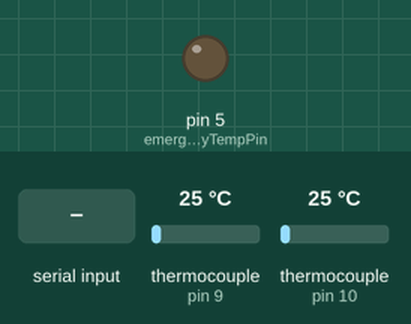
The sketch below on a simulated Arduino Uno, built with avr-gcc and run on an emulated ATmega328P. On the bench: output pins drawn as LEDs (lit = HIGH). The test bench sets the inputs (shaded band); at power-on: thermocouple (sensors on pin 9, pin 10) 25 °C. What the sketch prints to the serial monitor is not drawn.

Above: at 1.3 s.
1.4 s: "0\n" received over Serial
At 2.0 s:
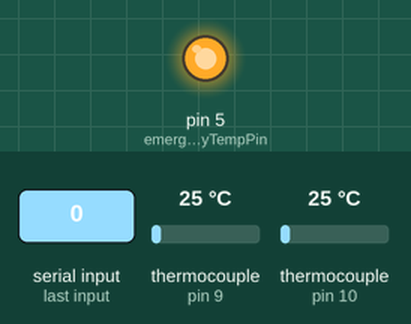
Timing chart, 0 to 4.4 s (numbered marks = the images above; inputs shaded):
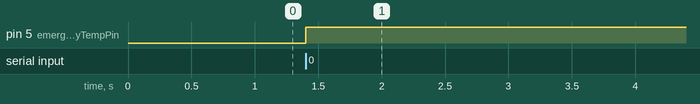

Measured:
- after the input at 1.4 s, pin 5 (emergencyTempPin): LOW → HIGH at once

The sketch:

arduinoThermocouple.ino
```cpp
#include <SPI.h>
#include "Adafruit_MAX31855.h"
#include "Arduino.h"
#define emergencyTempPin 5

int main(void) {
  init();
  Adafruit_MAX31855 t_1(13, 10, 12); //SCLK, CS, MISO
  Adafruit_MAX31855 t_2(13, 9, 12);
  const long interval = 5000; //Logging interval
  unsigned long previousMillis = 0;
  int tempLimit = 255;
  bool emergency = false;
  pinMode(5, OUTPUT); //Emergency relay
  Serial.begin(9600);
  delay(500);

  unsigned long startTime = millis();
  byte requestIndex = 1;
  Serial.println("$init"); //Send settings request to server (tempLimit)
  do {
    if (millis() - startTime > 5000 * requestIndex) {
      Serial.println("$init");
      requestIndex++;
    }
  } while (Serial.available() == 0 && requestIndex <= 5); //Wait for response, if server does not respond => Use default tempLimit settings
  if (Serial.available() > 0) {
    tempLimit = Serial.parseInt();
  }

  while (true) { //Main loop
    float mes_1 = t_1.readCelsius();
    //mes_1 = 21.01;
    float mes_2 = t_2.readCelsius();
    //mes_2 = 25.02;

    //Toggle emergency pin to HIGH if measured temperature is greater than tempLimit.
    if ((mes_1 >= tempLimit && mes_1 != 2047.75) || (mes_2 >= tempLimit &&  mes_2 != 2047.75)) {
      digitalWrite(emergencyTempPin, HIGH);
      emergency = true;
    } else {
      //Toggle emergency pin to LOW if measured temperature is lower than tempLimit - 5 celsius (Hysteresis)
      if ((emergency && mes_1 <= tempLimit - 5) || (mes_2 <= tempLimit - 5)) { //Hysteresis
        digitalWrite(emergencyTempPin, LOW);
        emergency = false;
      }
    }

    unsigned long currentMillis = millis();

    //Log measurements, also log warning message if measured temperature is greater than tempLimit.
    if (currentMillis - previousMillis >= interval) {
      previousMillis = currentMillis;
      String _message = "{\"origin\":\"Thermocouple\",\"type\":\"measurement\",\"value\":\"" + String(mes_1, 3) + "," + String(mes_2, 3) + "\"}";
      Serial.println(_message);
      if (emergency) {
        _message = "{\"origin\":\"Thermocouple\",\"type\":\"log\",\"msg\":\"High temperature\"}";
        Serial.println(_message);
      }
    }
  }
}
```
